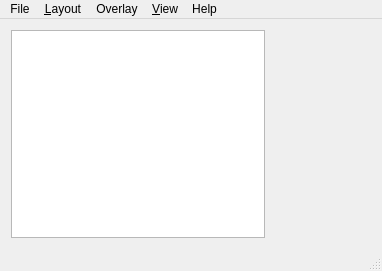
<?xml version="1.0" encoding="UTF-8"?>
<ui version="4.0">
 <class>MainWindow</class>
 <widget class="QMainWindow" name="MainWindow">
  <property name="geometry">
   <rect>
    <x>0</x>
    <y>0</y>
    <width>382</width>
    <height>271</height>
   </rect>
  </property>
  <property name="windowTitle">
   <string>BIAL</string>
  </property>
  <property name="windowIcon">
   <iconset resource="../qrs/resources.qrc">
    <normaloff>:/icons/bial-logo.png</normaloff>:/icons/bial-logo.png</iconset>
  </property>
  <property name="unifiedTitleAndToolBarOnMac">
   <bool>true</bool>
  </property>
  <widget class="QWidget" name="centralWidget">
   <layout class="QGridLayout" name="gridLayout">
    <item row="0" column="0">
     <widget class="GraphicsView" name="logoView">
      <property name="focusPolicy">
       <enum>Qt::NoFocus</enum>
      </property>
      <property name="verticalScrollBarPolicy">
       <enum>Qt::ScrollBarAlwaysOff</enum>
      </property>
      <property name="horizontalScrollBarPolicy">
       <enum>Qt::ScrollBarAlwaysOff</enum>
      </property>
      <property name="resizeAnchor">
       <enum>QGraphicsView::NoAnchor</enum>
      </property>
     </widget>
    </item>
    <item row="0" column="1">
     <layout class="QHBoxLayout" name="horizontalLayout">
      <item>
       <widget class="ImageViewer" name="imageViewer" native="true">
        <property name="sizePolicy">
         <sizepolicy hsizetype="Preferred" vsizetype="Preferred">
          <horstretch>0</horstretch>
          <verstretch>0</verstretch>
         </sizepolicy>
        </property>
        <property name="minimumSize">
         <size>
          <width>100</width>
          <height>0</height>
         </size>
        </property>
        <layout class="QGridLayout" name="gridLayout_6"/>
       </widget>
      </item>
     </layout>
    </item>
   </layout>
  </widget>
  <widget class="QStatusBar" name="statusBar"/>
  <widget class="QMenuBar" name="menuBar">
   <property name="geometry">
    <rect>
     <x>0</x>
     <y>0</y>
     <width>382</width>
     <height>22</height>
    </rect>
   </property>
   <widget class="QMenu" name="menuFile">
    <property name="title">
     <string>File</string>
    </property>
    <widget class="QMenu" name="menuRecent_images">
     <property name="enabled">
      <bool>false</bool>
     </property>
     <property name="title">
      <string>R&amp;ecent images:</string>
     </property>
    </widget>
    <widget class="QMenu" name="menuRecent_labels">
     <property name="enabled">
      <bool>false</bool>
     </property>
     <property name="title">
      <string>Re&amp;cent labels:</string>
     </property>
    </widget>
    <addaction name="actionOpen_image"/>
    <addaction name="separator"/>
    <addaction name="separator"/>
    <addaction name="actionAddLabel"/>
    <addaction name="separator"/>
    <addaction name="menuRecent_images"/>
    <addaction name="menuRecent_labels"/>
    <addaction name="separator"/>
    <addaction name="actionExport"/>
    <addaction name="separator"/>
    <addaction name="actionQuit"/>
   </widget>
   <widget class="QMenu" name="menuOverlay">
    <property name="title">
     <string>Overlay</string>
    </property>
    <addaction name="actionToggle_overlay"/>
   </widget>
   <widget class="QMenu" name="menuWindow">
    <property name="title">
     <string>&amp;View</string>
    </property>
    <addaction name="separator"/>
    <addaction name="actionShow_controls_dock"/>
    <addaction name="actionShow_labels_dock"/>
    <addaction name="separator"/>
   </widget>
   <widget class="QMenu" name="menuLayout">
    <property name="enabled">
     <bool>true</bool>
    </property>
    <property name="title">
     <string>&amp;Layout</string>
    </property>
    <addaction name="separator"/>
    <addaction name="actionAxial"/>
    <addaction name="actionCoronal"/>
    <addaction name="actionSagittal"/>
   </widget>
   <widget class="QMenu" name="menuHelp">
    <property name="title">
     <string>Help</string>
    </property>
    <addaction name="separator"/>
    <addaction name="actionAbout"/>
   </widget>
   <addaction name="menuFile"/>
   <addaction name="menuLayout"/>
   <addaction name="menuOverlay"/>
   <addaction name="menuWindow"/>
   <addaction name="menuHelp"/>
  </widget>
  <action name="actionOpen_image">
   <property name="text">
    <string>&amp;Open image...</string>
   </property>
   <property name="shortcut">
    <string>Ctrl+O</string>
   </property>
  </action>
  <action name="actionAddLabel">
   <property name="text">
    <string>&amp;Load label</string>
   </property>
   <property name="shortcut">
    <string>Ctrl+L</string>
   </property>
  </action>
  <action name="actionCoronal">
   <property name="text">
    <string>&amp;Coronal</string>
   </property>
  </action>
  <action name="actionSagittal">
   <property name="text">
    <string>&amp;Sagittal</string>
   </property>
  </action>
  <action name="actionAxial">
   <property name="text">
    <string>&amp;Axial</string>
   </property>
  </action>
  <action name="actionToggle_overlay">
   <property name="text">
    <string>&amp;Activate/Deactivate</string>
   </property>
   <property name="shortcut">
    <string>Space</string>
   </property>
  </action>
  <action name="actionShow_controls_dock">
   <property name="checkable">
    <bool>true</bool>
   </property>
   <property name="text">
    <string>&amp;Controls dock</string>
   </property>
   <property name="shortcut">
    <string>Ctrl+1</string>
   </property>
  </action>
  <action name="actionAbout">
   <property name="text">
    <string>&amp;About</string>
   </property>
  </action>
  <action name="actionQuit">
   <property name="text">
    <string>&amp;Quit</string>
   </property>
   <property name="shortcut">
    <string>Ctrl+Q</string>
   </property>
  </action>
  <action name="actionExport">
   <property name="text">
    <string>Export</string>
   </property>
   <property name="shortcut">
    <string>Ctrl+P</string>
   </property>
  </action>
  <action name="actionShow_labels_dock">
   <property name="checkable">
    <bool>true</bool>
   </property>
   <property name="text">
    <string>&amp;Labels dock</string>
   </property>
   <property name="shortcut">
    <string>Ctrl+2</string>
   </property>
  </action>
 </widget>
 <layoutdefault spacing="6" margin="11"/>
 <customwidgets>
  <customwidget>
   <class>GraphicsView</class>
   <extends>QGraphicsView</extends>
   <header>src/graphicsview.h</header>
  </customwidget>
  <customwidget>
   <class>ImageViewer</class>
   <extends>QWidget</extends>
   <header>src/imageviewer.h</header>
   <container>1</container>
  </customwidget>
 </customwidgets>
 <resources>
  <include location="../qrs/resources.qrc"/>
 </resources>
 <connections/>
</ui>
